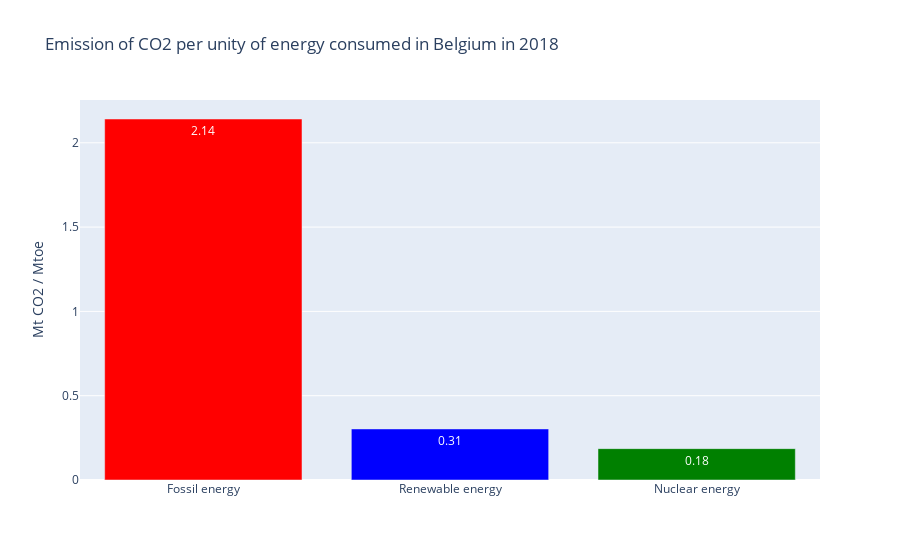

Notebook cell for this chart:
### Code cell
co2_coeff = [bel_emi['CO2 fossil'][38]/bel_info['fossil consumption'][38],
             bel_emi['CO2 renewable'][38]/bel_info['renewable consumption'][38],
             bel_emi['CO2 nuclear'][38]/bel_info['nuclear consumption'][38]]

energies = ['Fossil energy', 'Renewable energy', 'Nuclear energy']
text = [2.14, 0.31, 0.18]

fig = go.Figure()
fig.add_trace(go.Bar(
    x=energies,
    y=co2_coeff,
    name="Consumption of energy [Mtoe]", 
    text=text,
    marker_color = ['Red', 'Blue', 'Green'],
    textposition='auto'
))

fig.update_yaxes(title_text="Mt CO2 / Mtoe")

# Here we modify the tickangle of the xaxis, resulting in rotated labels.
fig.update_layout(barmode='group',
                  xaxis_tickangle=-0, title_text="Emission of CO2 per unity of energy consumed in Belgium in 2018")
fig.show()

### Figure 1 — Plotly figure (JSON) as saved in the notebook; plotly's stock layout.template omitted (floating-point values rounded to 4 significant figures)
{"data": [{"marker": {"color": ["Red", "Blue", "Green"]}, "name": "Consumption of energy [Mtoe]", "text": ["2.14", "0.31", "0.18"], "textposition": "auto", "type": "bar", "x": ["Fossil energy", "Renewable energy", "Nuclear energy"], "y": [2.141, 0.3028, 0.1861]}], "layout": {"barmode": "group", "title": {"text": "Emission of CO2 per unity of energy consumed in Belgium in 2018"}, "xaxis": {"tickangle": 0}, "yaxis": {"title": {"text": "Mt CO2 / Mtoe"}}}}
